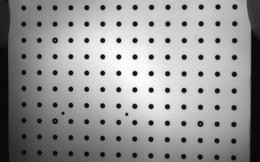
%> input picture 9_Validation_DICe/calibration/AMCalB-0000_0.jpeg, 260 x 162 px, shrunk from 1920 x 1200 before the run; its folder holds only this picture in this run
$ octave --eval "result = stereo_geometry;"   (GNU Octave 9; MATLAB toolbox functions it lacks are replaced by stand-ins)
%> lines starting %> are read from the running program, lines starting %| are printed output that depends on the picture
### 11_Stereo/calibrate_cameras.m
function R = calibrate_cameras(opts)
% CALIBRATE_CAMERAS  Toolbox-free stereo-rig intrinsic calibration driver.
%
%   R = CALIBRATE_CAMERAS() detects the AMCalB dot target in every
%   calibration frame of both cameras, indexes each to the target grid,
%   runs Zhang's method per camera, prints the per-camera reprojection RMS
%   and intrinsics, and saves 9_Validation_DICe/cal_stereo.mat.
%
%   R = CALIBRATE_CAMERAS(opts) accepts:
%     .views    view numbers to use (default 0:65)
%     .cams     cameras to calibrate: 0, 1, or [0 1] (default [0 1])
%     .pitch    physical dot spacing (default 1 = unit pitch; intrinsics
%               are independent of it, so unit pitch is used until the real
%               AMCalB pitch is known)
%     .save     save cal_stereo.mat (default true)
%     .out      output .mat path (default 9_Validation_DICe/cal_stereo.mat)
%     .caldir   calibration image folder (default 9_Validation_DICe/calibration)
%     .stems    explicit list of file stems (cell): files are <stem>_<cam>.<ext>
%               in caldir; overrides .views and the generic listing, so a
%               driver can pick the calibration frames out of a mixed folder
%     .invert   invert images before detection (default false): white-dots-
%               on-black targets (Correlated Solutions / Vic-3D) become the
%               black-on-white pattern DETECT_DOTS expects
%     .ba       run the joint stereo bundle adjustment after the per-camera
%               solve (default true; needs both cameras). Set false to get
%               the raw per-camera Zhang result - useful for comparing the
%               two, not for measuring. See CALIBRATE_STEREO_BA.
%     .verbose  print progress (default true)
%
%   Output/saved struct fields: K0,K1 (intrinsics), dist0,dist1 ([k1 k2]),
%   cam(1).rvec/tvec and cam(2).rvec/tvec (per-view poses), kept0,kept1
%   (view numbers used per camera), rms0,rms1 (px), pitch, imsize. Each
%   cam(i) also carries detection statistics for quality gating:
%   n_views (candidate views on disk), n_indexed (survived detect+index),
%   n_failed_det, and iac_fallback (see CALIBRATE_ZHANG), plus views (the
%   per-view observations, aligned with rvec/tvec).
%
%   With two cameras the result is then refined jointly by
%   CALIBRATE_STEREO_BA and the refined intrinsics REPLACE the per-camera
%   ones; R.ba holds the full adjustment (including the relative pose, which
%   STEREO_GEOMETRY prefers over the per-view average) and R.rms_ba its
%   reprojection RMS. R.ba is [] if the adjustment was skipped or failed.
%
%   The 2D IC-GN engine is untouched; this is a standalone calibration
%   layer built on DETECT_DOTS + INDEX_GRID + CALIBRATE_ZHANG.

    here = fileparts(mfilename('fullpath'));
    root = fileparts(here);
    if nargin < 1, opts = struct(); end
    vlist   = getf(opts, 'views',  0:65);
    pitch   = getf(opts, 'pitch',  1);
    dosave  = getf(opts, 'save',   true);
    caldir  = getf(opts, 'caldir', fullfile(root, '9_Validation_DICe', 'calibration'));
    outfile = getf(opts, 'out',    fullfile(root, '9_Validation_DICe', 'cal_stereo.mat'));
    verbose = getf(opts, 'verbose', true);
    cams    = getf(opts, 'cams', [0 1]);   % which cameras (0, 1, or both)
    stems   = getf(opts, 'stems', {});     % explicit stem list (mixed folders)
    invert  = getf(opts, 'invert', false); % white-on-black targets
    ba      = getf(opts, 'ba', true);      % joint stereo refinement (below)
    addpath(here);

    R = struct();
    imsize = [];
    for ci = 1:numel(cams)
        cam = cams(ci);
        V = struct('obj', {}, 'uv', {}, 'id', {});
        used = []; failed = [];
        files = {}; ids = [];
        if ~isempty(stems)                   % explicit stem list first
            exts = {'.tif', '.tiff', '.png', '.jpg', '.jpeg', '.bmp'};
            for q = 1:numel(stems)
                for e = 1:numel(exts)
                    f = fullfile(caldir, sprintf('%s_%d%s', stems{q}, cam, exts{e}));
                    if isfile(f)
                        files{end+1} = f; ids(end+1) = q; %#ok<AGROW>
                        break;
                    end
                end
            end
        end
        if isempty(files)
        for v = vlist                        % canonical AMCalB naming first
            f = fullfile(caldir, sprintf('AMCalB-%04d_%d.jpeg', v, cam));
            if isfile(f), files{end+1} = f; ids(end+1) = v; end %#ok<AGROW>
        end
        end
        if isempty(files)                    % any dot target: *_<cam>.<ext>
            dd = dir(caldir);
            names = sort({dd(~[dd.isdir]).name});
            pat = sprintf('_%d\\.(png|jpe?g|tiff?|bmp)$', cam);
            for q = 1:numel(names)
                if ~isempty(regexpi(names{q}, pat, 'once'))
                    files{end+1} = fullfile(caldir, names{q}); %#ok<AGROW>
                    ids(end+1) = numel(ids);                   %#ok<AGROW>
                end
            end
        end
        % Detection is embarrassingly parallel across views. parfor uses
        % all cores when the Parallel Computing Toolbox is present and
        % silently degrades to a plain serial loop when it is not, so the
        % toolbox-free contract is kept.
        nf = numel(files);
        objs = cell(1, nf); uvs = cell(1, nf); okv = false(1, nf);
        hs = zeros(1, nf); ws = zeros(1, nf); msgs = cell(1, nf);
        parfor vi = 1:nf
            try
                im = imread(files{vi});
%> im is the input picture: size 162x260 uint8; min 3, max 255, mean 150.5
            catch ME
                msgs{vi} = sprintf('cannot read %s (%s)', files{vi}, ME.message);
                continue;
            end
            hs(vi) = size(im, 1); ws(vi) = size(im, 2);
            if invert
                imd = double(im);
                im  = max(imd(:)) - imd;
            end
            D = detect_dots(im);
            Gv = index_grid(D, struct('pitch', pitch));
            if Gv.ok
                objs{vi} = Gv.obj; uvs{vi} = Gv.uv; okv(vi) = true;
            end
        end
        for vi = 1:nf
            v = ids(vi);
            if verbose && ~isempty(msgs{vi})
                fprintf('cam%d: %s - view skipped\n', cam, msgs{vi});
            end
            if okv(vi)
                V(end+1) = struct('obj', objs{vi}, 'uv', uvs{vi}, 'id', v); %#ok<AGROW>
                used(end+1) = v; %#ok<AGROW>
            else
                failed(end+1) = v; %#ok<AGROW>
            end
            if isempty(imsize) && hs(vi) > 0
                imsize = [hs(vi), ws(vi)];
            end
        end
        if verbose
            fprintf('cam%d: %d views indexed, %d failed detection %s\n', ...
                cam, numel(used), numel(failed), mat2str(failed));
        end

        C = calibrate_zhang(V, struct('imsize', imsize));
        kept_views = used(C.kept);
        drop_views = used(C.dropped);

        R.cam(ci).cam = cam;
        R.cam(ci).K = C.K; R.cam(ci).dist = C.dist;
        R.cam(ci).rvec = C.rvec; R.cam(ci).tvec = C.tvec;
        R.cam(ci).rms = C.rms; R.cam(ci).rms_view = C.rms_view;
        R.cam(ci).kept = kept_views; R.cam(ci).dropped = drop_views;
        % detection statistics for downstream quality gating: how many
        % candidate views existed on disk, how many survived detect+index,
        % and whether Zhang's closed form needed the focal fallback
        R.cam(ci).n_views      = nf;
        R.cam(ci).n_indexed    = numel(used);
        R.cam(ci).n_failed_det = numel(failed);
        R.cam(ci).iac_fallback = C.iac_fallback;
        % The observations behind the kept views, in the same order as
        % rvec/tvec. CALIBRATE_STEREO_BA needs them to refine both cameras
        % against one shared relative pose, and re-detecting the dots just
        % to get them back would cost as much as the calibration itself.
        R.cam(ci).views = V(C.kept);
        % Zhang's own per-view poses. The joint adjustment below replaces
        % rvec/tvec with poses that all share ONE relative pose, so they have
        % no spread left to show; these are independent per-view estimates,
        % and their spread is the rig-rigidity check of STEREO_EXTRINSICS.
        R.cam(ci).zhang = struct('rvec', {C.rvec}, 'tvec', {C.tvec}, 'kept', kept_views);

        if verbose
            fprintf(['cam%d: RMS %.4f px | fx %.1f fy %.1f | u0 %.1f v0 %.1f ' ...
                '| k1 %.4f k2 %.4f | %d/%d views | dropped-in-Zhang %s\n'], ...
                cam, C.rms, C.K(1,1), C.K(2,2), C.K(1,3), C.K(2,3), ...
                C.dist(1), C.dist(2), numel(kept_views), numel(used), mat2str(drop_views));
        end
    end

    R.K0 = R.cam(1).K; R.dist0 = R.cam(1).dist;
    R.kept0 = R.cam(1).kept; R.rms0 = R.cam(1).rms;
    if numel(cams) >= 2
        R.K1 = R.cam(2).K; R.dist1 = R.cam(2).dist;
        R.kept1 = R.cam(2).kept; R.rms1 = R.cam(2).rms;
    end
    R.pitch = pitch; R.imsize = imsize; R.cams = cams;

    % ---- joint stereo refinement ----
    % Per-camera Zhang is only the starting point: it cannot see the
    % focal/depth trade-off that a fronto-parallel target set leaves open.
    % Tying both cameras to one shared relative pose can. Failure here is
    % not fatal (per-camera result is returned) but it is reported.
    R.ba = [];
    if numel(cams) >= 2 && ba
        try
            R.ba = calibrate_stereo_ba(R, struct('verbose', verbose));
            R.K0 = R.ba.K0; R.dist0 = R.ba.dist0;
            R.K1 = R.ba.K1; R.dist1 = R.ba.dist1;
            R.cam(1).K = R.ba.K0; R.cam(1).dist = R.ba.dist0;
            R.cam(2).K = R.ba.K1; R.cam(2).dist = R.ba.dist1;
            R.rms_ba = R.ba.rms;
            % Per-view poses must match the adjusted K, otherwise rvec/tvec
            % users (STEREO_EXTRINSICS, re-runs on this output) get
            % inconsistent geometry.
            R = adopt_ba_poses(R);
        catch ME
            warning('calibrate_cameras:ba', ...
                'stereo bundle adjustment skipped (%s) - per-camera calibration kept.', ...
                ME.message);
        end
    end

    if dosave
        save(outfile, '-struct', 'R');
        if verbose, fprintf('saved %s\n', outfile); end
    end
end

% [57 lines left out: functions adopt_ba_poses, rodr, rotv, not called in this run]

function v = getf(s, f, d)
    if isfield(s, f) && ~isempty(s.(f)), v = s.(f); else, v = d; end
end

### 11_Stereo/detect_dots.m
function D = detect_dots(img, params)
% DETECT_DOTS  Toolbox-free detection of a black-on-white dot calibration
% target with "donut" fiducial dots (bright-centre markers).
%
%   D = DETECT_DOTS(img) takes a grayscale (or RGB) image of a regular grid
%   of black dots on a light background and returns the subpixel dot
%   centres and which dots are donut fiducials. No toolboxes are used.
%
%   Output struct D:
%     D.x, D.y     subpixel dot centres, px (column vectors, x = column)
%     D.is_donut   logical column, true for the fiducial (donut) dots
%     D.donut_xy   [k x 2] donut centres [x y], k is usually 3
%     D.n          number of detected dots
%     D.diam       median dot diameter, px
%     D.spacing    median nearest-neighbour spacing, px
%
%   params (optional struct, all fields have defaults):
%     .bg_win    background window, px, must exceed the dot diameter (61)
%     .rel_thr   relative-darkness threshold for a dot pixel, 0..1 (0.30)
%     .donut_thr centre-brightness ratio above which a dot is a donut (0.30)
%     .min_fill  minimum area / bounding-box-area fill ratio (0.45)
%     .centre_pad  pixels added around a blob's bounding box before the
%                subpixel centroid is taken (2). See the note there: the
%                rim outside the threshold carries the subpixel signal.
%     .area_lo   low  area cut as a fraction of the median dot area (0.40)
%     .area_hi   high area cut as a fraction of the median dot area (2.50)
%     .border    reject blobs within this many px of the image edge (2)
%     .board_win window for the board (paper) mask, px (81)
%     .board_frac board-mask level as a fraction of the 90th-pct brightness
%                (0.32); masks out the dark surround and its boundary halo
%     .local_paper board mask against a LOCAL paper estimate instead of the
%                global 90th percentile (false); set internally by the
%                escalation pass to survive strong vignetting
%
%   The detector is scale- and illumination-adaptive: if the first pass
%   (tuned to the bundled AMCalB rig) fails to index as a dot lattice, it
%   retries with windows scaled to the measured dot diameter and a local
%   paper reference, keeping whichever result indexes best (see the
%   escalation block below). Passing an explicit bg_win/board_win only
%   changes the FIRST pass; escalation still applies when that pass fails.
%
%   Method: the local paper brightness is estimated with a separable
%   moving maximum over a window larger than one dot (the same device
%   dic_engine.m uses for its "hole" mask), which removes the strong
%   vignetting of these frames. A pixel is part of a dot when it is darker
%   than its local paper level by rel_thr. Dark pixels are grouped into
%   connected components by iterative label-min propagation (4-connected),
%   filtered to dot-sized round blobs that do not touch the border, and
%   reduced to darkness-weighted subpixel centres. A donut is told from a
%   solid dot by the brightness at its centre: a solid dot is darkest at
%   the centre, a donut is paper-bright there.
%
%   See also DIC_ENGINE (movmax hole mask), INDEX_GRID.

    if nargin < 2, params = struct(); end
    P = defaults(params);
    g = to_gray(img);

    % ---- pass 1: as-tuned detection (global-paper board mask) ----
    D = detect_core(g, P);

    % ---- scale/illumination escalation ----
    % The fixed windows assume dots smaller than bg_win and roughly uniform
    % lighting (true for the bundled AMCalB rig). Real-world targets break
    % both: dots larger than bg_win never see paper from their centres (ring
    % blobs, broken donut scores) and strong vignetting pushes dark-corner
    % paper below the GLOBAL board threshold, silently erasing whole regions
    % of dots (StereoSample5 - Cal12x9: 81%/38% of calibration views lost
    % this way). When the first pass does not index as a dot lattice, retry
    % with windows scaled to the measured dot diameter and a LOCAL paper
    % reference, keeping whichever result indexes best. Views the tuned
    % pass already handles give identical results, bundled calibration sets
    % and their tests unchanged.
    best_s = lattice_score(D);
    if best_s < 30
        T = D; Pt = P; Pt.local_paper = true;
        for pass = 1:2
            if isfinite(T.diam) && T.diam > 0
                Pt.bg_win = 2 * ceil(1.25 * T.diam) + 1;
            else
                Pt.bg_win = 4 * P.bg_win + 1;
            end
            Pt.board_win = 2 * ceil(0.66 * Pt.bg_win) + 1;
            T = detect_core(g, Pt);
            s = lattice_score(T);
            if s > best_s, D = T; best_s = s; end
            if best_s >= 30 || ~(isfinite(T.diam) && T.diam > 0.6 * Pt.bg_win)
                break;   % indexes well, or windows already fit the dots
            end
        end
    end
end

function s = lattice_score(D)
% How well a detection indexes as a dot-grid lattice: the number of dots
% INDEX_GRID can assign to integer grid positions (0 when the 3-donut
% frame is missing). 30+ counts as a confidently indexed target view -
% the same bar the mixed-folder classification in RUN_STEREO_DATASET uses.
    s = 0;
    if size(D.donut_xy, 1) == 3 && D.n >= 12 && isfinite(D.spacing)
        G = index_grid(D);
        s = G.n;
    end
end

function D = detect_core(g, P)
% One detection pass at fixed window sizes .
    [H, W] = size(g);

    % --- background flatten: local paper brightness, then relative darkness
    bg  = movmax(movmax(g, P.bg_win, 1), P.bg_win, 2);
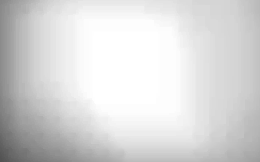
%> bg: size 162x260 double; min 81, max 255, mean 215.6
    rel = (bg - g) ./ max(bg, 1);
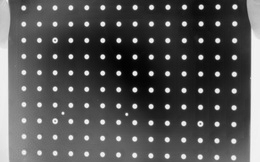
%> rel: size 162x260 double; min 0, max 0.985, mean 0.325
    % --- board mask: keep only where the neighbourhood is bright paper on
    % average. This drops the dark mount/surround AND the ~bg_win-wide halo
    % band along the board boundary, where the moving-max background is
    % bright but the pixels themselves are dark surround. That band is one
    % large connected region that would otherwise dominate - and drastically
    % slow - component labeling on views with a big dark border.
    lm = movmean(movmean(g, P.board_win, 1), P.board_win, 2);
%> (the rest of the program and of its run is left out)
